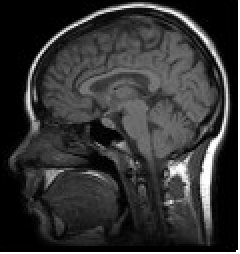
#> input picture SJK002_ComputerVision/LAB1/p1-4students/imgs-P1/cabeza.pgm, 120 x 127 px (shown 2 times larger); its folder holds only this picture in this run
$ jupyter execute LAB1.ipynb
#> lines starting #> are read from the running program, lines starting #| are printed output that depends on the picture
### SJK002_ComputerVision/LAB1/p1-4students/visualPercepUtils.py
import numpy as np
import math
import matplotlib.pyplot as plt

def computeRowsCols(N, m, n):
    print(N, m, n)
    if m is None:
        m = math.sqrt(N)
        if n is None:
            n = math.ceil(N / m)
        else:
            m = math.ceil(N / n)
    else:
        if n is None:
            n = math.ceil(N / m)
        else:
            m = math.ceil(N / n)
    m, n = max(1, m), max(1, n)
    m, n = math.ceil(m), math.ceil(n)
    #print(m, n)
    return m, n

# [12 lines left out: function showInFigs, not called in this run]

def showInGrid(imgs, m=None, n=None, title="",subtitles=None):
    N = len(imgs)
    #plt.subplots_adjust(top=5) # añadido (10/10/19) para ejecutar una entrega de un estudiante
    m, n = computeRowsCols(N, m, n)
    #print(m,n)
    fig = plt.figure(figsize=(m, n))
    plt.gray()
    for i in range(1, N + 1):
        ax=fig.add_subplot(m, n, i)
        if len(imgs[i - 1].shape) >= 2:
            plt.imshow(imgs[i - 1])
        else:
            plt.plot(imgs[i - 1])
        if subtitles is not None:
            ax.set_title(subtitles[i-1])

    fig.suptitle(title)
    #plt.savefig(title+".png")#,bbox_inches='tight')
    plt.show(block=True)

def histImg(im):
    return np.histogram(im.flatten(), 256)[0]

def showPlusInfo(data,title=None):
    plt.plot(data)
    if title is not None:
        plt.title(title)
    plt.show(block=True)

def showImgsPlusHists(im, im2, title=""):
    hists = [histImg(im), histImg(im2)]
    #print(im2.shape, hists[0].shape)
    showInGrid([im, im2] + hists, title=title)
    # [11 lines of commented-out code are left out]


# [22 lines left out: functions pil2np, displayHoughPeaks, not called in this run]

def showImWithColorMap(im,cmap='spectral'):
    plt.imshow(im,cmap=cmap)

### SJK002_ComputerVision/LAB1/p1-4students/LAB1.ipynb
# LAB 1: Image Enhancing

## EXERCICE 1:
    Summarise the concepts and Python (and NumPy) functions used in this lab that are (more) novel for you. The purpose is that this helps you understand and internalise them, and it serves as a later reference as well. Try to organise this summary by category (e.g., NumPy, PIL, Matplotlib), and do it as much visual and quick to consult as possible.

I'm already somehow familiarized with those libraries to some extent, so I didn't need to look for anything up for this specific LAB session

## EXERCICE 2:
    In the provided code, we save an image to disk using several lines of code. Replace those lines by a single one with the same functionality by defining and calling a function saveImg(). Decide which parameters this function should have.

First, I will paste the code here, divided in *methods* and "the program code". For that, and since I wanted the code to be splittable in two code blocks, i had to give some parameters to the `doTests()` method

[cell 1]
#!/usr/bin/env python
# -*- coding: utf-8 -*-

from PIL import Image
import numpy as np
import glob
import os
import visualPercepUtils as vpu

def histeq(im, nbins=256):
    imhist, bins = np.histogram(im.flatten(), list(range(nbins)), density=False)
    cdf = imhist.cumsum() # cumulative distribution function (CDF) = cummulative histogram
    factor = 255 / cdf[-1]  # cdf[-1] = last element of the cummulative sum = total number of pixels)
    im2 = np.interp(im.flatten(), bins[:-1], factor*cdf)
    return im2.reshape(im.shape), cdf

def testHistEq(im):
    im2, cdf = histeq(im)
    return [im2, cdf]

def darkenImg(im,p=2):
    return (im ** float(p)) / (255 ** (p - 1)) # try without the float conversion and see what happens

def brightenImg(im,p=2):
    return np.power(255.0 ** (p - 1) * im, 1. / p)  # notice this NumPy function is different to the scalar math.pow(a,b)


def testDarkenImg(im):
    im2 = darkenImg(im,p=2) #  Is "p=2" different here than in the function definition? Can we remove "p=" here?
    return [im2]


def testBrightenImg(im):
    p=2
    im2=brightenImg(im,p)
    return [im2]

def doTests(files: list[str], path_output:str, tests: list[str], nameTests:dict[str: str],
            suffixFiles: dict[str, str], bSaveResultImgs: bool):
#> called with path_output = './imgs-out-P1/', bSaveResultImgs = True
    print("Testing on", files)
    for imfile in files:
        im = np.array(Image.open(imfile).convert('L'))  # from Image to array
#> im is the input picture: shape (127, 120); min 0, max 255, mean 52.3
        for test in tests:
            out = eval(test)(im)
            im2 = out[0]
            vpu.showImgsPlusHists(im, im2, title=nameTests[test])
            if len(out) > 1:
                vpu.showPlusInfo(out[1],"cumulative histogram" if test=="testHistEq" else None)
            if bSaveResultImgs:
                dirname,basename = os.path.dirname(imfile), os.path.basename(imfile)
                fname, fext = os.path.splitext(basename)
                #print(dname,basename)
                pil_im = Image.fromarray(im2.astype(np.uint8))  # from array to Image
                pil_im.save(path_output+'//'+fname + suffixFiles[test] + fext)
#> this loop made 3 passes
#| 4 None None
#| 4 None None
#| 4 None None
#> pass 1, in testHistEq, `im2, cdf = histeq(im)`:
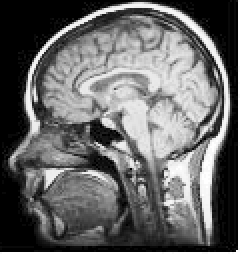
#> im2: shape (127, 120) float64 (shown 2 times larger); min 48.39, max 255, mean 132.8; drawn with min black and max white
#> pass 1, in showInGrid, `plt.show(block=True)`:
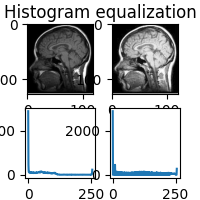
#> figure drawn by matplotlib, 4 panels; panel 3: curve peaks at x = 0, y = 2892; panel 4: curve peaks at x = 0, y = 2892
#> pass 1, in showPlusInfo, `plt.show(block=True)`:
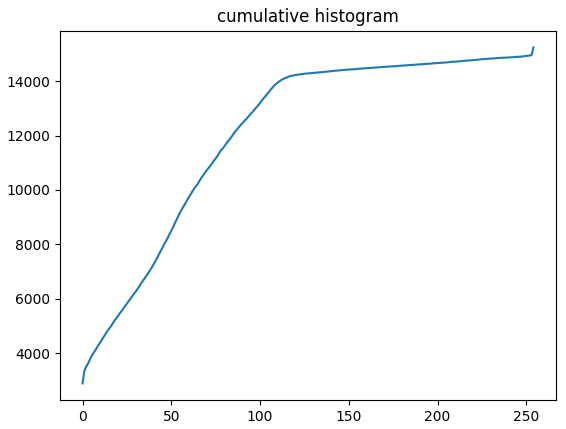
#> figure drawn by matplotlib, 1 panel; curve peaks at x = 254, y = 15240
#> pass 1, in doTests, `pil_im = Image.fromarray(im2.astype(np.uint8))`:
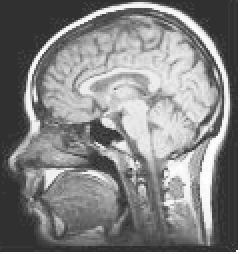
#> pil_im: PIL image 120x127 L (shown 2 times larger); min 48, max 255, mean 132.4
#> pass 2, in testBrightenImg, `im2=brightenImg(im,p)`:
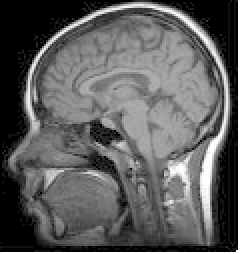
#> im2: shape (127, 120) float64 (shown 2 times larger); min 0, max 255, mean 94.8
#> pass 2, in showInGrid (call 2), `plt.show(block=True)`:
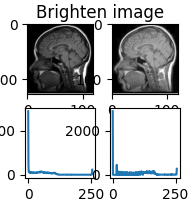
#> figure drawn by matplotlib, 4 panels; panel 3: curve peaks at x = 0, y = 2892; panel 4: curve peaks at x = 0, y = 2892
#> after the loop:
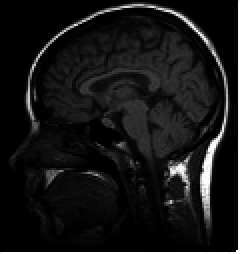
#> pil_im: PIL image 120x127 L (shown 2 times larger); min 0, max 255, mean 22.1

[cell 2]
path_input = './imgs-P1/'
path_output = './imgs-out-P1/'
bAllFiles = True
if bAllFiles:
    files = glob.glob(path_input + "*.pgm")
else:
    files = [path_input + 'iglesia.pgm'] # iglesia,huesos

bAllTests = True
if bAllTests:
    tests = ['testHistEq', 'testBrightenImg', 'testDarkenImg']
else:
    tests = ['testHistEq']#['testBrightenImg']
nameTests = {'testHistEq': "Histogram equalization",
             'testBrightenImg': 'Brighten image',
             'testDarkenImg': 'Darken image'}
suffixFiles = {'testHistEq': '_heq',
               'testBrightenImg': '_br',
               'testDarkenImg': '_dk'}

bSaveResultImgs = True

doTests(files, path_output, tests, nameTests, suffixFiles, bSaveResultImgs)

As you can see, code still runs as expected

Next, I will declare a method for saving the image and substitute the lines in charge of saving that image for that method:

[cell 3]
def saveImg(im, workingPath, savePath, suffix):
    dirname, basename = os.path.dirname(workingPath), os.path.basename(workingPath)
    fname, fext = os.path.splitext(basename)
    #print(dname,basename)
    pil_im = Image.fromarray(im.astype(np.uint8))  # from array to Image
    pil_im.save(savePath+'//'+fname + suffix + fext)

def doTests(files: list[str], path_output:str, tests: list[str], nameTests:dict[str: str],
            suffixFiles: dict[str, str], bSaveResultImgs: bool):
#> called with path_output = './imgs-out-P1/', bSaveResultImgs = True
    print("Testing on", files)
    for imfile in files:
        im = np.array(Image.open(imfile).convert('L'))  # from Image to array
        for test in tests:
            out = eval(test)(im)
            im2 = out[0]
            vpu.showImgsPlusHists(im, im2, title=nameTests[test])
            if len(out) > 1:
                vpu.showPlusInfo(out[1],"cumulative histogram" if test=="testHistEq" else None)
            if bSaveResultImgs:
                saveImg(im2, imfile, path_output, suffixFiles[test])

After redefining those methods, we will call the code again (no changes)

[cell 4]
path_input = './imgs-P1/'
path_output = './imgs-out-P1/'
bAllFiles = True
if bAllFiles:
    files = glob.glob(path_input + "*.pgm")
else:
    files = [path_input + 'iglesia.pgm'] # iglesia,huesos

bAllTests = True
if bAllTests:
    tests = ['testHistEq', 'testBrightenImg', 'testDarkenImg']
else:
    tests = ['testHistEq']#['testBrightenImg']
nameTests = {'testHistEq': "Histogram equalization",
             'testBrightenImg': 'Brighten image',
             'testDarkenImg': 'Darken image'}
suffixFiles = {'testHistEq': '_heq',
               'testBrightenImg': '_br',
               'testDarkenImg': '_dk'}

bSaveResultImgs = True

doTests(files, path_output, tests, nameTests, suffixFiles, bSaveResultImgs)

As you can see, everything works as before and as intended

## EXERCICE 3
    Generalize the brightening function, brightenImg() so that it works both with gray-level and color images. You can treat each color band as if it was a single graylevel image. Do not forget to display the resulting image and saving it to disk. You may try this function on images that are previously darkened with darkenImg(), which you may also generalise.

Redefining the brightenImg method:

[cell 5]
def brightenImg(im,p=2):
    if len(im.shape) > 2: # if image has 3 dimensions, consider the last one as the number of channels
        im_edit = im.copy()
        for chan in range(im.shape[2]): # foreach channel
            im_edit[:,:,chan] = np.power(255.0 ** (p - 1) * im_edit[:,:,chan], 1. / p)
        return im_edit
    else:
        return np.power(255.0 ** (p - 1) * im, 1. / p)

Now I will change how the image gets loaded by PIL:

Before, image was converted to LUMA/Luminosity channel:
`im = np.array(Image.open(imfile).convert('L'))`

And i changed it so it gets loaded as is (line 5 from the block below) :

[cell 6]
def doTests(files: list[str], path_output:str, tests: list[str], nameTests:dict[str: str],
            suffixFiles: dict[str, str], bSaveResultImgs: bool):
#> called with path_output = './imgs-out-P1/', bSaveResultImgs = True
    print("Testing on", files)
    for imfile in files:
        im = np.array(Image.open(imfile))  # from Image to array
        for test in tests:
            out = eval(test)(im)
            im2 = out[0]
            vpu.showImgsPlusHists(im, im2, title=nameTests[test])
            if len(out) > 1:
                vpu.showPlusInfo(out[1],"cumulative histogram" if test=="testHistEq" else None)
            if bSaveResultImgs:
                saveImg(im2, imfile, path_output, suffixFiles[test])
#> this loop made 1 pass
#| 4 None None

After redefining this method, let's try the code on some PPM images. I changed *line 5* so it also gets the "*.ppm*" images from the source folder, and changed the definition of the variable `tests` so it only runs the brightening test for convenience:

[cell 7]
path_input = './imgs-P1/'
path_output = './imgs-out-P1/'
bAllFiles = True
if bAllFiles:
    files = glob.glob(path_input + "*.pgm") + glob.glob(path_input + "*.ppm")
else:
    files = [path_input + 'iglesia.ppm'] # iglesia,huesos

bAllTests = True
if bAllTests:
    tests = ['testBrightenImg']
else:
    tests = ['testHistEq']#['testBrightenImg']
nameTests = {'testHistEq': "Histogram equalization",
             'testBrightenImg': 'Brighten image',
             'testDarkenImg': 'Darken image'}
suffixFiles = {'testHistEq': '_heq',
               'testBrightenImg': '_br',
               'testDarkenImg': '_dk'}

bSaveResultImgs = True

doTests(files, path_output, tests, nameTests, suffixFiles, bSaveResultImgs)

As you can see, the method can be used both for 3 channels as for single-channel images

## Exercice 4:
    Write a function checkBoardImg(im,m,n) which, given a gray-level image im, it creates an image of the same size and same contents, but which inverts the pixels or not, alternatively, following a checkboard pattern where the image is partitioned into m×n cells, as illustrated in Fig. 1. Then check for the proper operation of this function with the assistance of an additional function, testCheckBoard() that calls checkBoardImg() for one of the available images and for some particular number of cells. You can use the provided showInGrid(), to display the results. Reuse the function saveImg() to save the resulting image.

*The method is detailed inside its docstring*:

First, we get the size of the image (first two places in the `.shape`)
Then, to get the kernel size, we divide te rows between M segments and the columns between N segments. Those will define our regions
I will iterate for _row in range (number of rows) and with _col in range n (number of columns). That way, each region of the checkerboard will cover:
-  Rows between [_row * segment_height: (_row + 1) * segment_height]
-  Columns between [_col * segment_width: (_col + 1) * segment_width]

I will determine if the square should be inverted by checking if the sum of each region's column index and row index is even or odd:

| i   | c0          | c1          | c2         | c3          |
| --- | ----------- | ----------- | ---------- | ----------- |
| r0  | **0+0 =0**  | 0+1=1       | **0+2=2**  | 0+3 = 3     |
| r1  | 1+0 =0      | **1+1 = 2** | 1+2 =3     | **1+3 = 4** |
| r2  | **2+0 = 2** | 2+1 = 3     | **2+2 =4** | 2+3 = 5     |
| r3  | 3+0 = 3     | **3+1 = 4** | 3+2 = 5    | **3+3=6**   |

As you can see, the even results (**bold**) of that computation form a checkerboard pattern

[cell 8]
def checkBoardImage(im, m, n) -> np.ndarray:
    """Method for inverting alternating checkerboard squares in given image

    Args:
        im (np.array): Source image
        m (int): Number of rows
        n (int): Number of columns

    Returns:
        np.ndarray: Processed image
    """

    p_im = im.copy()

    im_sizes = [im.shape[i] for i in range(len(im.shape))][:2]

    cell_sizes = [im_sizes[0]//m, im_sizes[1]//n]

    print(im_sizes, cell_sizes, (m,n))

    for _row in range(m):
        for _col in range(n):
            # for getting alternate columns, we will check if the sum of the selected col and the selected row is even or odd; if even, we will invert, else we will pass
            if (float(_row+_col) % 2 == 0):
                # calculate row start and end
                _row_start = _row*cell_sizes[0]
                _row_end = (_row + 1)*cell_sizes[0]

                # calculate col start and end
                _col_start = _col*cell_sizes[1]
                _col_end = (_col + 1)*cell_sizes[1]

                # overflow protection
                if _row_start < 0: _row_start = 0
                if _col_start < 0: _col_start = 0
                if _row_end > im_sizes[0]: _row_end = im_sizes[0]
                if _col_end > im_sizes[1]: _col_end = im_sizes[1]

                # invert region
                p_im[_row_start:_row_end, _col_start:_col_end] = 255 - p_im[_row_start:_row_end, _col_start:_col_end]
    return p_im

def testCheckBoard(im):
    im2 = checkBoardImage(im, 5, 6)
    return [im2]

Then, i modified the code so it only ran the new `testCheckBoard()` test (including adding suffixes and names to dictionaries)

[cell 9]
path_input = './imgs-P1/'
path_output = './imgs-out-P1/'
bAllFiles = True
if bAllFiles:
    files = glob.glob(path_input + "*.pgm")
else:
    files = [path_input + 'iglesia.pgm'] # iglesia,huesos

bAllTests = True
if bAllTests:
    tests = ['testCheckBoard']
else:
    tests = ['testHistEq']#['testBrightenImg']
nameTests = {'testHistEq': "Histogram equalization",
             'testBrightenImg': 'Brighten image',
             'testDarkenImg': 'Darken image',
             'testCheckBoard': "Checker Board"}
suffixFiles = {'testHistEq': '_heq',
               'testBrightenImg': '_br',
               'testDarkenImg': '_dk',
               'testCheckBoard': '_chkbd'}

bSaveResultImgs = True

doTests(files, path_output, tests, nameTests, suffixFiles, bSaveResultImgs)
#> the loop in doTests (call 2), `for test in tests:` made 1 pass
#| 4 None None
#> pass 1, in testCheckBoard, `im2 = checkBoardImage(im, 5, 6)`:
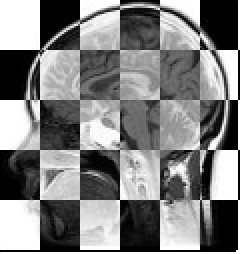
#> im2: shape (127, 120) (shown 2 times larger); min 0, max 255, mean 128.5
#> pass 1, in showInGrid (call 8), `plt.show(block=True)`:
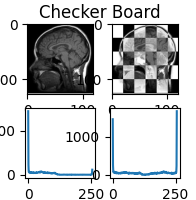
#> figure drawn by matplotlib, 4 panels; panel 3: curve peaks at x = 0, y = 2892; panel 4: curve peaks at x = 255, y = 1668
